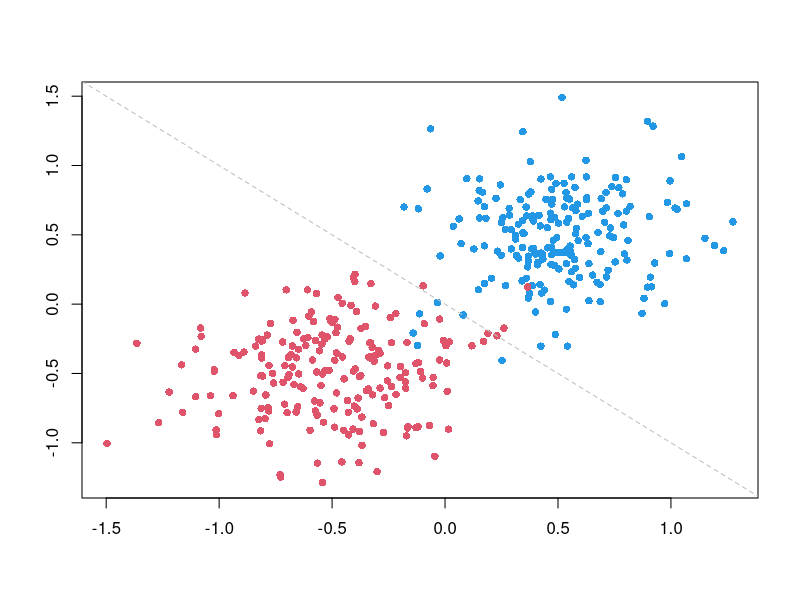
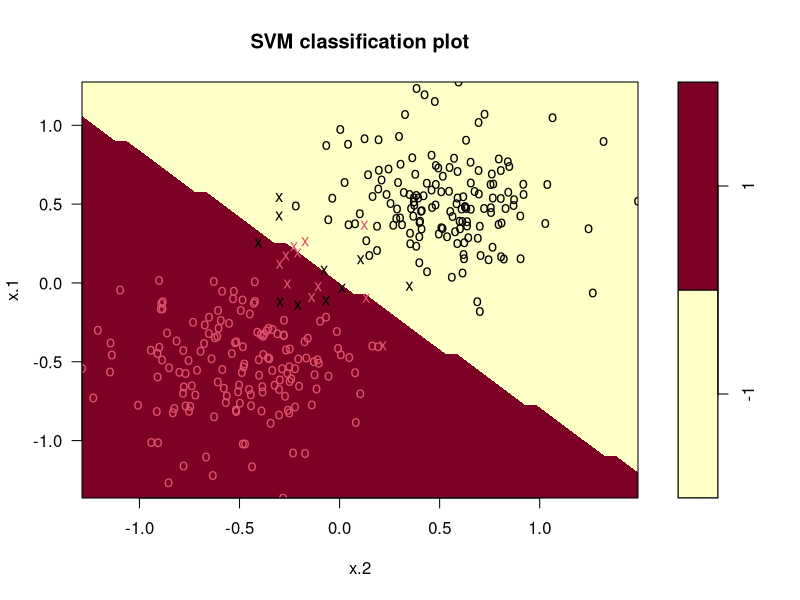
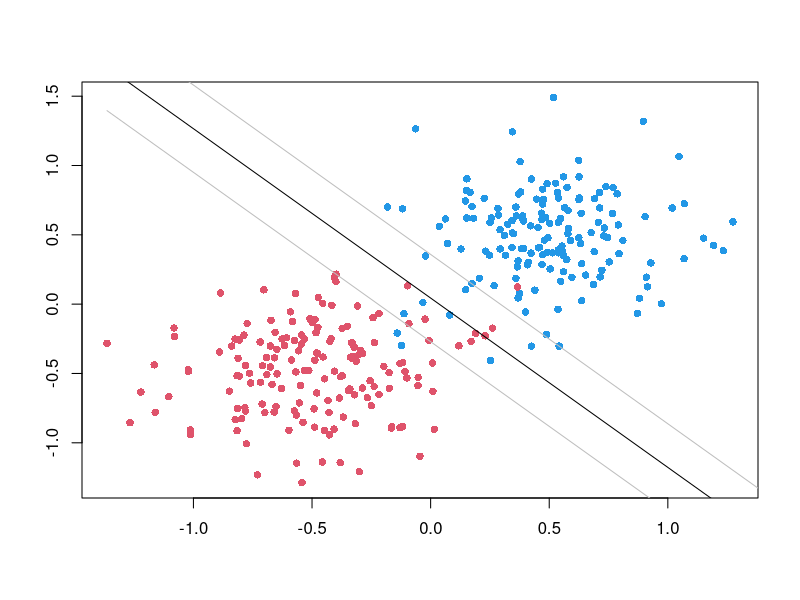

Here is the R script that generated these plots, in order: (Note: this script raises an error after producing the figures.)
# Julia Andronowitz
# Classification Methods Using Support Vector Machines
# Support Vector Classifier


# loading svm library (run first line if not installed)
# install.packages("e1071")
library(e1071)

# defining the hyperplane function
hyperplane <- function(P,data,x,z=0) {
  alphas <- -1*P$coefs
  svs <- data[P$index,]
  c <- P$rho - z
  a <- sum(t(alphas)*data[P$index,][1])
  b <- sum(t(alphas)*data[P$index,][2])
  (-c-a*x)/b
}

# defining hyperplane function that returns a,b,c values
hyperplane_vals <- function(P,data,x,z=0) {
  alphas <- -1*P$coefs
  svs <- data[P$index,]
  c <- P$rho - z
  a <- sum(t(alphas)*data[P$index,][1])
  b <- sum(t(alphas)*data[P$index,][2])
  (-c-a*x)/b
  cat(a,b,c)
}

# setting initial number of observations in each set
n <- 200

# calculating x-variable using two randomly generated sets with overlap
set.seed(100)
svcdatax1 <- matrix(rnorm(n*2, 0.5,0.3), ncol=2)
svcdatax2 <- matrix(rnorm(n*2,-0.5,0.3), ncol=2)
svcdatax <- rbind(svcdatax1,svcdatax2)

# assigning labels to both classes
svcdatay <- c(rep(-1,n), rep(1,n))

# plotting the data
plot(svcdatax, col=(3-svcdatay),xlab="",ylab="",pch=16)

# adding line to visualize a hyperplane
abline(0,-1,col="gray",lty="dashed")

# creating data frame 
svcdata <- data.frame (x = svcdatax, y = factor(svcdatay))

# splitting into training and test data
library(caTools)
set.seed(100)

# using 80% of the data in the training set and the other 20% in the test set
sample <- sample.split(svcdata$x.1, SplitRatio = 0.8)
train  <- subset(svcdata, sample == TRUE)
test   <- subset(svcdata, sample == FALSE)

# computing svm function
svmfit <- svm (y~., data = train , kernel="linear", cost = 1000, scale = FALSE)

# looking at statistics
summary(svmfit)
svmfit$index
svmfit$rho
svmfit$coefs

# plotting svm function graph
plot(svmfit,train)

# set x and y variables into separate dataframes
trainx <- cbind(train[,1],train[,2])
trainy <- as.numeric(unlist(train[3]))

# convert the y-values back to -1 and 1
trainy[trainy == 1] <- -1
trainy[trainy == 2] <- 1

# calculating the hyperplane and supporting hyperplanes
plt0 <- hyperplane(svmfit,train,trainx,0)
plt1 <- hyperplane(svmfit,train,trainx,1)
plt2 <- hyperplane(svmfit,train,trainx,-1)

# plotting the data with hyperplanes
plot(trainx,col=(3-trainy),xlab="",ylab="",pch=16)
lines(trainx,plt0,col='black')
lines(trainx,plt1,col='gray')
lines(trainx,plt2,col='gray')

# predicting the test set
y_pred <- predict(svmfit, newdata = test[-3])

# viewing the confusion matrix; no misclassified points
cm = table(test[,3], y_pred)
cm

# using cost of 0.01
svmfit01 <- svm (y~., data = train , kernel="linear", cost = .01, scale = FALSE)
summary(svmfit01)
  # results in 224 support vectors

# using cost of 1
svmfit1 <- svm (y~., data = train , kernel="linear", cost = 1, scale = FALSE)
summary(svmfit1)
  # results in 35 support vectors

# using cost of 100
svmfit100 <- svm (y~., data = train , kernel="linear", cost = 100, scale = FALSE)
summary(svmfit100)
  # results in 21 support vectors

# using cost of 1000
svmfit1000 <- svm (y~., data = train , kernel="linear", cost = 1000, scale = FALSE)
summary(svmfit1000)
  # results in 21 support vectors

# exploration; calculating sum of slack variables
sum(1 - train[svmfit$index,]$x.1*svmfit$coefs + svmfit$rho)
sum(1 - train[svmfit100$index,]$x.1*svmfit100$coefs + svmfit100$rho)
sum(1 - train[svmfit1000$index,]$x.1*svmfit1000$coefs + svmfit1000$rho)
sum(1 - train[svmfit10000$index,]$x.1*svmfit10000$coefs + svmfit10000$rho)

# exploration; get a,b,c values
hyperplane_vals(svmfit1,train,trainx)
hyperplane_vals(svmfit100,train,trainx)
hyperplane_vals(svmfit1000,train,trainx)
hyperplane_vals(svmfit10000,train,trainx)

# tune the function to find the best model with various costs
tune <- tune(svm, y~., data = train, 
             ranges = list(cost = 2^(-2:10)), tunecontrol = tune.control(sampling = "fix"))

# we see a cost of 0.25 gives the best model
tune$best.parameters

# calculating the model error
tune$best.performance

# final svc model
svmfit <- svm (y~., data = train , kernel="linear", cost = 0.25, scale = FALSE)
plot(svmfit,train)
summary((svmfit))

# predicting the test set
y_pred <- predict(svmfit, newdata = test[-3])

# viewing the confusion matrix; no misclassified points
cm = table(test[,3], y_pred)
cm

help(tune)
help(svm)
